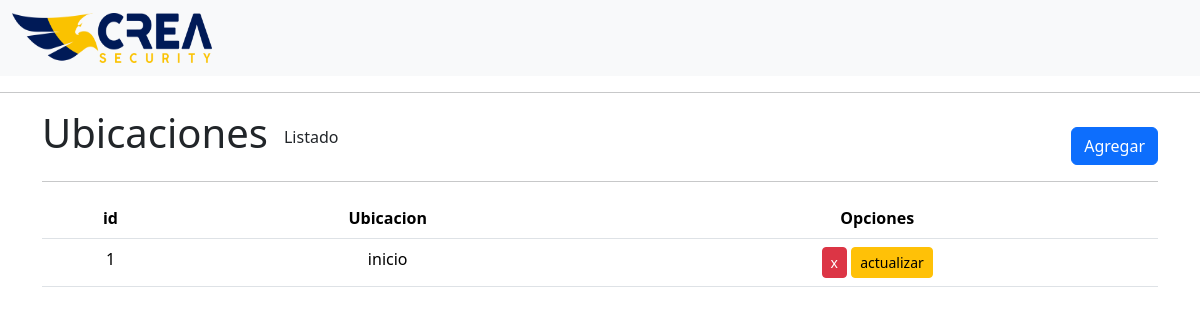
Before: /index.php?p=ubicacion/Ubicacion with the older database file.
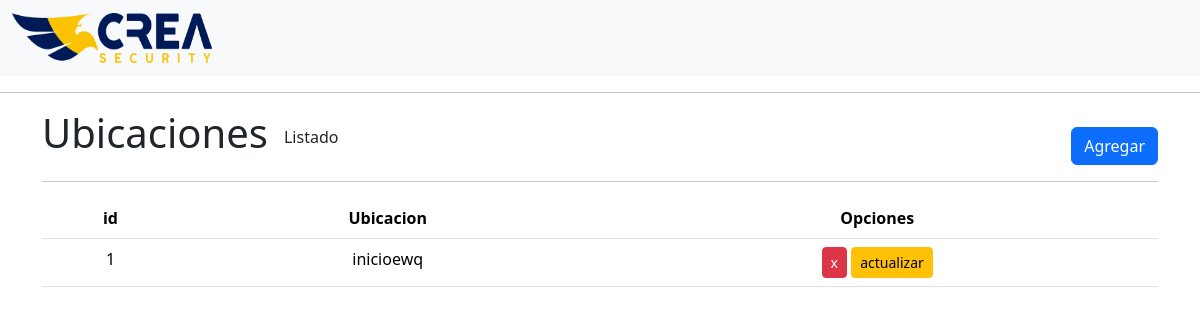
After: the same page with the newer database file.
### tables this page shows
CREATE TABLE `ubicaciones` (
  `id_ubi` int(20) NOT NULL,
  `nombre_ubi` varchar(20) DEFAULT NULL,
  `calle_fac` varchar(20) DEFAULT NULL,
  `calle_numero` int(20) DEFAULT NULL
);

### index.php (called while the page is built, shortened)
<?php
include 'incluir/header.php';
include 'incluir/navbar.php';
$pagina = isset($_GET['p']) ? strtolower($_GET['p']) : 'home';
require_once 'pages/' . $pagina . '.php';
?>

### pages/ubicacion/acciones/select.php (called while the page is built)
<?php
$select_ubicaciones = "SELECT * FROM ubicaciones";
$mostrar_ubicaciones = mysqli_query($conexion, $select_ubicaciones);
?>

### pages/ubicacion/Ubicacion.php (the view, shortened to what this page needs)
<?php
include 'incluir/header.php';
include 'pages/ubicacion/acciones/select.php';
?>
<body>
   <div class="container d-flex align-items-end gap-3">
        <h1>Ubicaciones</h1>
        <p>Listado</p>
        <div class="ms-auto">
            <a href="index.php?p=ubicacion/Crear_Ubicacion" class="btn btn-primary">Agregar</a>
        </div>
    </div>
    <div class="container">
        <hr>
        <table class="table table-striped">
            <thead>
                <tr>
                <th class="text-center" scope="col">id</th>
                <th class="text-center" scope="col">Ubicacion</th>
                <th class="text-center" scope="col">Opciones</th>
                </tr>
            </thead>
            <tbody>
                <tr>
                    <?php while ($fila_ubicaciones = mysqli_fetch_array($mostrar_ubicaciones)) : ?>
                        <tr>
                            <td class="text-center"><?= $fila_ubicaciones['id_ubi'] ?></td>
                            <td class="text-center"><?= $fila_ubicaciones['nombre_ubi'] ?></td>
                            <td class="text-center">
                                <a href="index.php?p=Ubicacion/acciones/delete&id_ubi=<?= $fila_ubicaciones['id_ubi'] ?>"
                                onclick="return confirmarEliminacion('esta Ubicación');"
                                class="btn btn-danger btn-sm">
                                x
                                </a>
                                <a href="index.php?p=Ubicacion/Ubiccion_Edit&id_ubi=<?= $fila_ubicaciones['id_ubi'] ?>"
                                class="btn btn-warning btn-sm">
                                actualizar
                                </a>
                            </td>
                        </tr>
                    <?php endwhile; ?>
                </tr>
            </tbody>
        </table>
    </div>
</body>
</html>

Changed rows visible on the page:
changed ubicaciones id 1: nombre_ubi "inicio" → "inicioewq"
